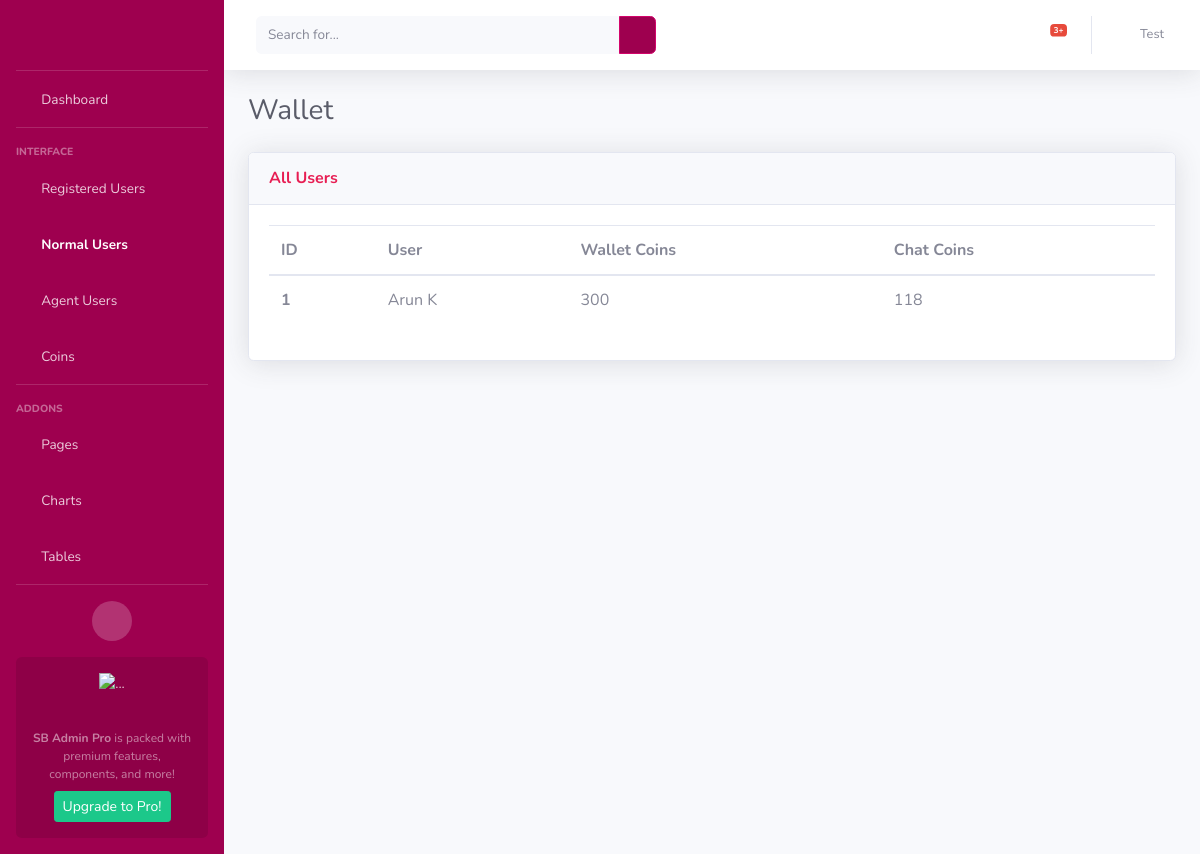
Page /wallet_normal_user (signed in) on the committed database.
### AdminApp/models.py (models this page shows, shortened)
class WalletModel(models.Model):
    wallet_id = models.AutoField(primary_key = True)
    user = models.ForeignKey(CustomerModel, on_delete=models.CASCADE)
    wallet_coins = models.IntegerField(default=300, null=True)
    messages_remaining = models.IntegerField(default=0)  # For normal users
    call_amount = models.FloatField(default=0.0)
    chat_amount = models.FloatField(default=0.0)
    total_messages_received = models.IntegerField(default=0)
    total_minutes = models.IntegerField(default=0)
    total_amount = models.FloatField(default=0.0)

class CustomerModel(models.Model):
    NORMAL_USER = 'Normal User'
    AGENT_USER = 'Agent User'
    USER_STATUS_CHOICES = [
        (NORMAL_USER, 'Normal User'),
        (AGENT_USER, 'Agent User'),
    ]
    BOTH = 'Both'
    MALAYALAM = 'Malayalam'
    TAMIL = 'Tamil'
    LANGUAGE_CHOICES = [
        (BOTH, 'Both'),
        (MALAYALAM, 'Malayalam'),
        (TAMIL, 'Tamil'),
    ]
    customer_id = models.AutoField(primary_key = True)
    customer_first_name = models.CharField(max_length=100)
    customer_last_name = models.CharField(max_length=100)
    customer_email = models.EmailField()
    customer_contact = models.CharField(max_length=50)
    status = models.CharField(
        max_length=20,
        choices=USER_STATUS_CHOICES,
        default=NORMAL_USER,
    )
    is_online = models.BooleanField(default=False)
    languages = models.CharField(
        max_length=20,
        choices=LANGUAGE_CHOICES,
        default=BOTH,
    )

### AdminApp/views.py (the view)
# urls.py: path('wallet_normal_user', views.wallet_normaluser, name='wallet_normal_users'),
def wallet_normaluser(request):
    username = request.session.get('user', None)
    if username is None:
        return redirect('/login')
    wallets = WalletModel.objects.filter(user__status='Normal User')
    return render(request, 'normaluser_wallet.html', {'wallets': wallets, 'username': username})

### templates/normaluser_wallet.html (shortened to what this page needs)
<!DOCTYPE html>
<html lang="en">
<head>
    {% load static %}
    <link href="{% static 'vendor/fontawesome-free/css/all.min.css' %}" rel="stylesheet" type="text/css">
    <link href="{% static 'css/sb-admin-2.min.css' %}" rel="stylesheet">
</head>
<body id="page-top">
    <div id="wrapper">
        <ul class="navbar-nav bg-gradient-primary sidebar sidebar-dark accordion" id="accordionSidebar">
            <a class="sidebar-brand d-flex align-items-center justify-content-center" href="{% url 'home' %}">
                <div class="logo" style="background-image: url({% static 'img/call-match.png' %});"></div>
            </a>
            <hr class="sidebar-divider my-0">
            <li class="nav-item ">
                <a class="nav-link" href="{% url 'home' %}">
                    <i class="fas fa-fw fa-tachometer-alt"></i>
                    <span>Dashboard</span></a>
            </li>
            <hr class="sidebar-divider">
            <div class="sidebar-heading">
                Interface
            </div>
            <li class="nav-item">
                <a class="nav-link" href="{% url 'users' %}">
                    <i class="fas fa-fw fa-table"></i>
                    <span>Registered Users</span></a>
            </li>
            <li class="nav-item active">
                <a class="nav-link collapsed" href="#" data-toggle="collapse" data-target="#collapseUtilities"
                    aria-expanded="true" aria-controls="collapseUtilities">
                    <i class="fas fa-fw fa-users"></i>
                    <span>Normal Users</span>
                </a>
            </li>
            <li class="nav-item">
                <a class="nav-link collapsed" href="#" data-toggle="collapse" data-target="#collapseUtilities1"
                    aria-expanded="true" aria-controls="collapseUtilities1">
                    <i class="fas fa-fw fa-users"></i>
                    <span>Agent Users</span>
                </a>
            </li>
            <li class="nav-item">
                <a class="nav-link collapsed" href="#" data-toggle="collapse" data-target="#collapseUtilities2"
                    aria-expanded="true" aria-controls="collapseUtilities1">
                    <i class="fas fa-fw fa-coins"></i>
                    <span>Coins</span>
                </a>
            </li>
            <hr class="sidebar-divider">
            <div class="sidebar-heading">
                Addons
            </div>
            <li class="nav-item">
                <a class="nav-link collapsed" href="#" data-toggle="collapse" data-target="#collapsePages"
                    aria-expanded="true" aria-controls="collapsePages">
                    <i class="fas fa-fw fa-folder"></i>
                    <span>Pages</span>
                </a>
            </li>
            <li class="nav-item">
                <a class="nav-link" href="charts.html">
                    <i class="fas fa-fw fa-chart-area"></i>
                    <span>Charts</span></a>
            </li>
            <li class="nav-item">
                <a class="nav-link" href="tables.html">
                    <i class="fas fa-fw fa-table"></i>
                    <span>Tables</span></a>
            </li>
            <hr class="sidebar-divider d-none d-md-block">
            <div class="text-center d-none d-md-inline">
                <button class="rounded-circle border-0" id="sidebarToggle"></button>
            </div>
            <div class="sidebar-card d-none d-lg-flex">
                <img class="sidebar-card-illustration mb-2" src="img/undraw_rocket.svg" alt="...">
                <p class="text-center mb-2"><strong>SB Admin Pro</strong> is packed with premium features, components, and more!</p>
                <a class="btn btn-success btn-sm" href="https://startbootstrap.com/theme/sb-admin-pro">Upgrade to Pro!</a>
            </div>
        </ul>
        <div id="content-wrapper" class="d-flex flex-column">
            <div id="content">
                <nav class="navbar navbar-expand navbar-light bg-white topbar mb-4 static-top shadow">
                    <form
                        class="d-none d-sm-inline-block form-inline mr-auto ml-md-3 my-2 my-md-0 mw-100 navbar-search">
                        <div class="input-group">
                            <input type="text" class="form-control bg-light border-0 small" placeholder="Search for..."
                                aria-label="Search" aria-describedby="basic-addon2">
                            <div class="input-group-append">
                                <button class="btn btn-primary" type="button">
                                    <i class="fas fa-search fa-sm"></i>
                                </button>
                            </div>
                        </div>
                    </form>
                    <ul class="navbar-nav ml-auto">
                        <li class="nav-item dropdown no-arrow mx-1">
                            <a class="nav-link dropdown-toggle" href="#" id="alertsDropdown" role="button"
                                data-toggle="dropdown" aria-haspopup="true" aria-expanded="false">
                                <i class="fas fa-bell fa-fw"></i>
                                <span class="badge badge-danger badge-counter">3+</span>
                            </a>
                        </li>
                        <li class="nav-item dropdown no-arrow">
                            <a class="nav-link dropdown-toggle" href="#" id="userDropdown" role="button"
                                data-toggle="dropdown" aria-haspopup="true" aria-expanded="false">
                                <i class="fas fa-fw fa-user"></i>
                                <span class="mr-2 d-none d-lg-inline text-gray-600 small">{{username}}</span>
                            </a>
                        </li>
                    </ul>
                </nav>
                <div class="container-fluid">
                    <div class="d-sm-flex align-items-center justify-content-between mb-4">
                        <h1 class="h3 mb-0 text-gray-800">Wallet</h1>
                    </div>
                    <div class="row">
                        <div class="col">
                            <div class="card shadow mb-4">
                                <div
                                    class="card-header py-3 d-flex flex-row align-items-center justify-content-between">
                                    <h6 class="m-0 font-weight-bold text-primary">All Users</h6>
                                    <div class="dropdown no-arrow">
                                        <a class="dropdown-toggle" href="#" role="button" id="dropdownMenuLink"
                                            data-toggle="dropdown" aria-haspopup="true" aria-expanded="false">
                                            <i class="fas fa-ellipsis-v fa-sm fa-fw text-gray-400"></i>
                                        </a>
                                    </div>
                                </div>
                                <div class="card-body">
                                    <div>
                                        <table class="table all-users">
                                          <thead>
                                            <tr>
                                              <th scope="col">ID</th>
                                              <th scope="col">User</th>
                                              <th scope="col">Wallet Coins</th>
                                              <th scope="col">Chat Coins</th>
                                            </tr>
                                          </thead>
                                          <tbody>
                                          {% for wallet in wallets %}
                                            <tr>
                                              <th scope="row">{{ forloop.counter }}</th>
                                              <td>{{wallet.user.customer_first_name}} {{wallet.user.customer_last_name}}</td>
                                              <td>{{wallet.wallet_coins}}</td>
                                              <td>{{wallet.messages_remaining}}</td>
                                            </tr>
                                          {% endfor %}
                                          </tbody>
                                        </table>
                                    </div>
                                </div>
                            </div>
                        </div>
                    </div>
                </div>
            </div>
        </div>
    </div>
</body>
</html>

### templates/normaluser_wallet.html (style rules this page uses)
.logo { height:2rem; width:8rem; background-position: center; background-size: cover; background-repeat: no-repeat; }

### rows in the picture
WalletModel: user.customer_first_name "Arun", user.customer_last_name "K", wallet_coins "300", messages_remaining "118"

### other values in the picture
{{ username }} "Test"
